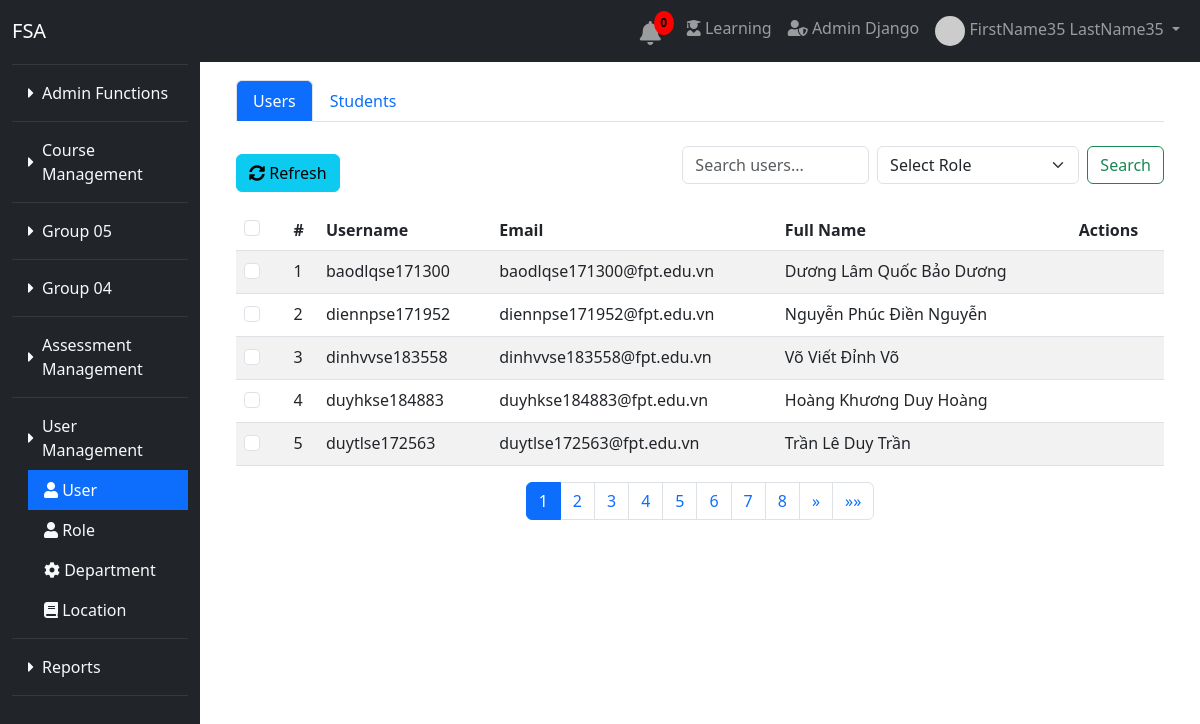
The app's page /user/users/ (signed in), older data.
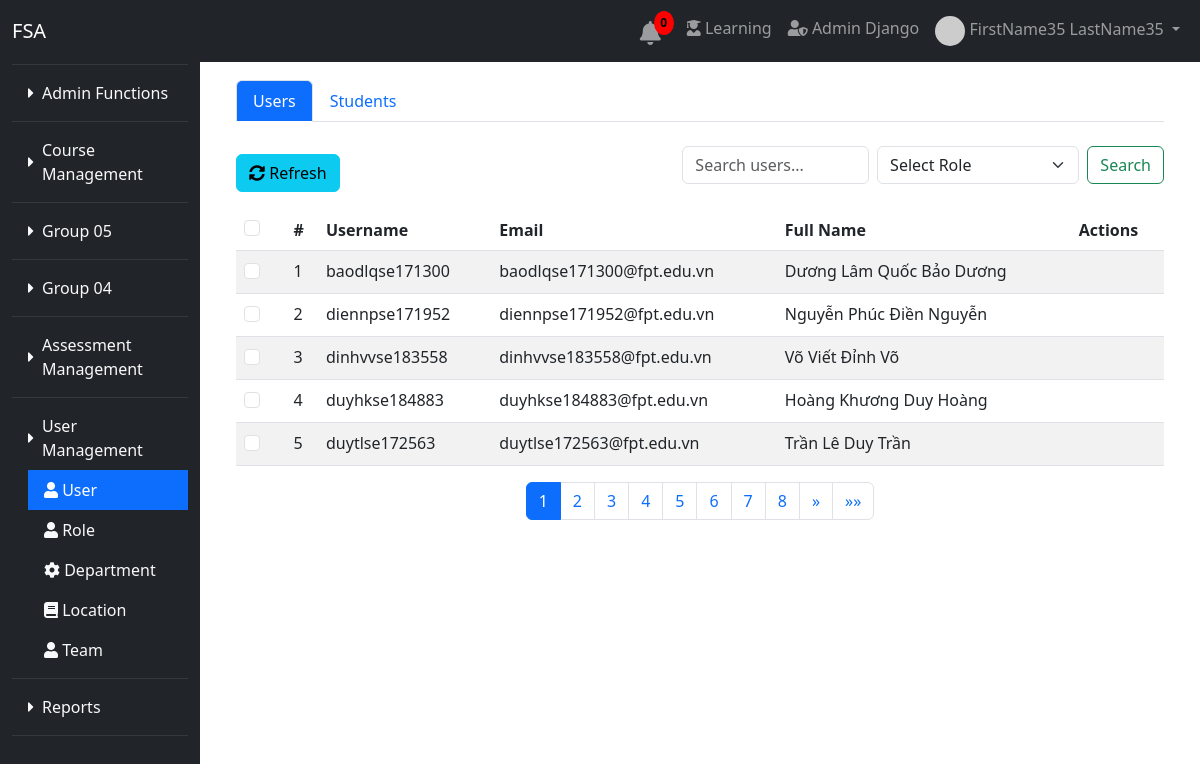
The same page, newer data.
### module_group/models.py (models this page shows, shortened)
class ModuleGroup(models.Model):
    group_name = models.CharField(max_length=255)

class Module(models.Model):
    module_name = models.CharField(max_length=255)
    module_url = models.CharField(max_length=255)
    icon = models.CharField(max_length=255, blank=True, null=True)
    module_group = models.ForeignKey(ModuleGroup, related_name='modules', on_delete=models.CASCADE)

### user/models.py (models this page shows)
class User(AbstractUser):
    date_joined = models.DateTimeField(auto_now_add=True)
    training_programs = models.ManyToManyField(TrainingProgram, blank=True)
    modules = models.ManyToManyField(Module, related_name='assigned_users', blank=True)
    groups = models.ManyToManyField(
        Group,
        blank=True,
        help_text='The groups this user belongs to.',
        verbose_name='groups',
        related_name='custom_user_groups',
    )
    user_permissions = models.ManyToManyField(
        Permission,
        blank=True,
        help_text='Specific permissions for this user.',
        verbose_name='user permissions',
        related_name='custom_user_permissions',
    )

### user/views.py (the view)
# urls.py: path('users/', views.chat_view, name='user_list'),  # User list view
@login_required
def user_list(request):
    is_superuser = request.user.is_superuser
    module_groups = ModuleGroup.objects.all()  # Thay đổi theo cách bạn lấy dữ liệu
    grouped_modules = {group: group.modules.all() for group in module_groups}
    if not is_superuser and (not hasattr(request.user, 'profile') or request.user.profile is None):
        messages.error(request, "Bạn không có quyền.")
        return redirect('user:user_list')
    user_role_permissions = request.user.profile.role.permissions.values_list('codename', flat=True) if not is_superuser else []
    can_detail_user = 'can_detail_user' in user_role_permissions or is_superuser
    can_add_user = 'can_add_user' in user_role_permissions or is_superuser
    can_edit_user = 'can_edit_user' in user_role_permissions or is_superuser
    can_delete_user = 'can_delete_user' in user_role_permissions or is_superuser
    can_import_users = 'can_import_users' in user_role_permissions or is_superuser
    can_export_users = 'can_export_users' in user_role_permissions or is_superuser
    query = request.GET.get('q', '')
    selected_role = request.GET.get('role', '')
    users = User.objects.exclude(is_superuser=True)
    roles = Role.objects.all()
    form = ExcelImportForm()
    if query and selected_role:
        users = users.filter(
            Q(username__icontains=query),
            profile__role__role_name=selected_role
        )
    elif query:
        users = users.filter(username__icontains=query)
    elif selected_role:
        users = users.filter(profile__role__role_name=selected_role)
    not_found = not users.exists()
    users = users.order_by('username')
    paginator = Paginator(users, 5)
    page = request.GET.get('page', 1)
    try:
        users = paginator.page(page)
    except PageNotAnInteger:
        users = paginator.page(1)
    except EmptyPage:
        users = paginator.page(paginator.num_pages)
    module_groups, grouped_modules = get_grouped_modules(request.user, request.session.get('temporary_role'))
    return render(request, 'user_list.html', {
        'users': users,
        'query': query,
        'roles': roles,
        'selected_role': selected_role,
        'not_found': not_found,
        'form': form,
        'can_detail_user': can_detail_user,
        'can_add_user': can_add_user,
        'can_edit_user': can_edit_user,
        'can_delete_user': can_delete_user,
        'can_import_users': can_import_users,
        'can_export_users': can_export_users,
        'page_obj': users,
        'module_groups': module_groups,
        'grouped_modules': grouped_modules,
        'module_groups': module_groups,
        'grouped_modules': grouped_modules
    })

### user/forms.py
class ExcelImportForm(forms.Form):
    excel_file = forms.FileField()

### user/templatetags/custome_filters.py (called while the page is built)
@register.filter
def multiply(value, arg):
    return value * arg

### user/templates/user_list.html (shortened to what the changed rows need)
{% extends 'base.html' %}
{% load static %}
{% load custome_filters %}
{% block content %}
<div class="container mt-4">
    <div class="mt-3">
        <form id="delete_form" method="POST" action="{% url 'user:user_delete' %}">
            <table class="table table-striped mt-3">
                <thead>
                    <tr>
                        <th>
                            <div class="form-check">
                                <input type="checkbox" id="select_all" class="form-check-input form-check-input-lg">
                            </div>
                        </th>
                        <th>#</th>
                        <th>Username</th>
                        <th>Email</th>
                        <th>Full Name</th>
                        <th>Actions</th>
                    </tr>
                </thead>
                <tbody>
                    {% for user in users %}
                    <tr>
                        <td>
                            <div class="form-check">
                                <input type="checkbox" name="selected_users" value="{{ user.pk }}" id="userCheckbox{{ user.pk }}" class="form-check-input">
                            </div>
                        </td>
                        <td>{{ users.number|add:'-1'|multiply:5|add:forloop.counter }}</td>
                        <td>{{ user.username }}</td>
                        <td>{{ user.email }}</td>
                        <td>{{ user.first_name }} {{ user.last_name }}</td>
                        <td>
                        </td>
                    </tr>
                    {% endfor %}
                </tbody>
            </table>
        </form>
        <nav aria-label="Page navigation">
            <ul class="pagination justify-content-center">
                {% for num in page_obj.paginator.page_range %}
                    {% if page_obj.number == num %}
                        <li class="page-item active" aria-current="page">
                            <span class="page-link">{{ num }}</span>
                        </li>
                    {% else %}
                        <li class="page-item">
                            <a class="page-link" href="?page={{ num }}&search={{ query }}">{{ num }}</a>
                        </li>
                    {% endif %}
                {% endfor %}
            </ul>
        </nav>
    </div>
</div>
{% endblock %}

### main/templates/base.html (shortened to what the changed rows need)
<!DOCTYPE html>
<html lang="en">
<head>
    <link href="https://cdn.jsdelivr.net/npm/bootstrap@5.3.0-alpha1/dist/css/bootstrap.min.css" rel="stylesheet">
    <link rel="stylesheet" href="https://cdnjs.cloudflare.com/ajax/libs/font-awesome/5.15.4/css/all.min.css">
</head>
<body>
                    {% if request.user.is_authenticated %}
                        {% include 'notification_bell.html' %}
                    {% else %}
                        <li class="nav-item"><a class="nav-link" href="{% url 'main:register_email' %}">Register</a></li>
                        <li class="nav-item"><a class="nav-link" href="{% url 'main:login' %}">Login</a></li>
                    {% endif %}
    <div class="container-fluid">
        <div class="row">
            <nav id="sidebar" class="col-md-3 col-lg-2 bg-dark pt-3 vh-100 d-flex flex-column position-fixed" style="height: 100vh; overflow-y: auto;">
                <ul class="nav flex-column">
                    {% if user.is_authenticated %}
                        {% for group in module_groups %}
                            <li class="nav-item">
                                <a class="nav-link text-light d-flex align-items-center" href="#group-{{ group.id }}"
                                    data-bs-toggle="collapse" role="button"
                                    aria-expanded="{% if group.modules.all.0.module_url == active_module_url %}true{% else %}false{% endif %}"
                                    aria-controls="group-{{ group.id }}">
                                    <i class="fas fa-caret-right me-2" id="icon-{{ group.id }}"></i>
                                    {{ group.group_name }}
                                </a>
                                <div id="group-{{ group.id }}" class="collapse {% if group.modules.all.0.module_url == active_module_url %}show{% endif %}">
                                    <ul class="nav flex-column ms-3">
                                        {% for module in group.modules.all %}
                                            <li class="nav-item">
                                                <a class="nav-link text-light {% if module.module_url == active_module_url %}active{% endif %}"
                                                   href="{% url module.module_url %}">
                                                    <i class="{{ module.icon }}"></i> {{ module.module_name }}
                                                </a>
                                            </li>
                                        {% endfor %}
                                    </ul>
                                </div>
                            </li>
                            <hr class="border-secondary my-2">
                        {% endfor %}
                    {% endif %}
                </ul>
            </nav>
            <div class="col-md-9 main-content flex-grow-1 mt-5" style="margin-left: 16.67%;">
                <div class="container-fluid mt-1 pt-1">
                    {% block content %}{% endblock %}
                </div>
            </div>
        </div>
    </div>
</body>
</html>

Row changes from the older to the newer data that the page shows:
added Module: module_name "Team", shown under ModuleGroup "User Management"
